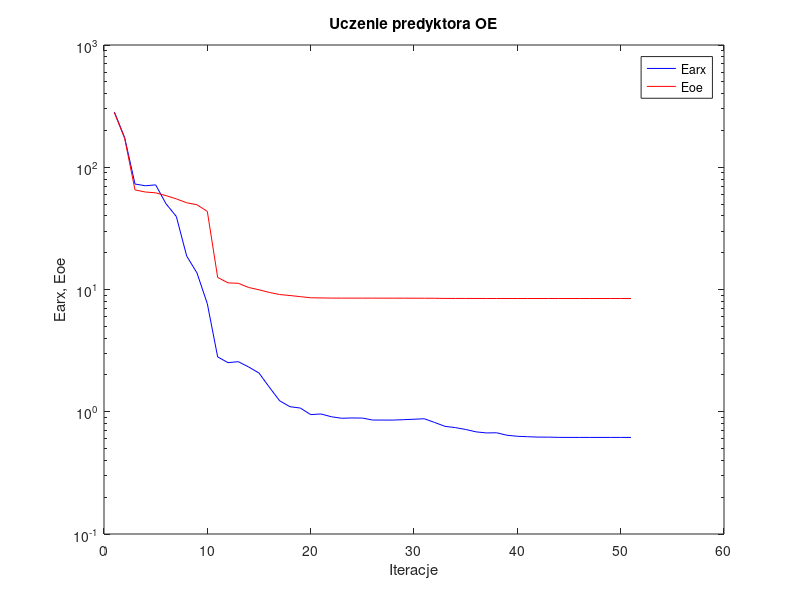
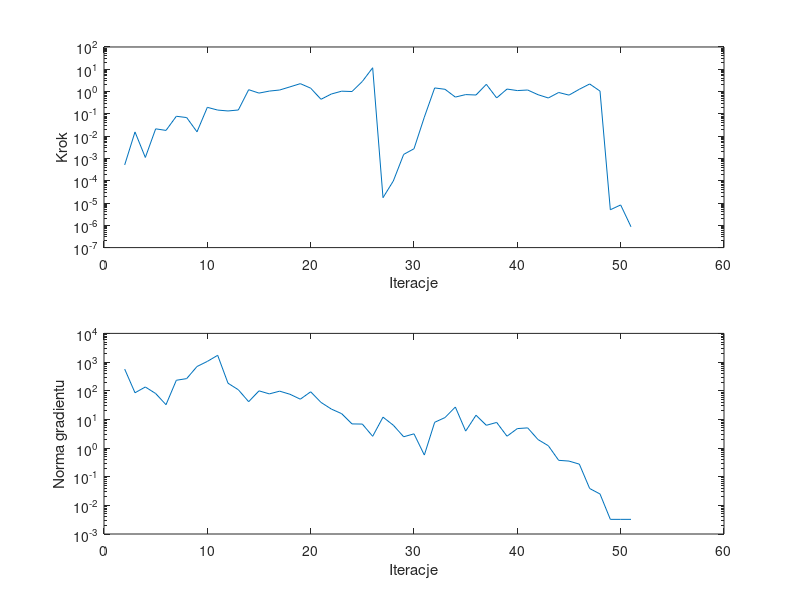

Recreate these plots in MATLAB, in order.
%uczenie predyktora oe
clear all;
n=0; farx(n+1)=2.832289e+002; foe(n+1)=2.803792e+002; wspucz(n+1)=0.000000e+000; ng(n+1)=0.000000e+000;
%odnowa zmiennej metryki
n=1; farx(n+1)=1.748098e+002; foe(n+1)=1.719925e+002; krok(n+1)=5.100741e-004; ng(n+1)=5.690497e+002;
n=2; farx(n+1)=7.291223e+001; foe(n+1)=6.525555e+001; krok(n+1)=1.542549e-002; ng(n+1)=8.476890e+001;
n=3; farx(n+1)=7.056322e+001; foe(n+1)=6.275004e+001; krok(n+1)=1.104943e-003; ng(n+1)=1.348230e+002;
n=4; farx(n+1)=7.176144e+001; foe(n+1)=6.177588e+001; krok(n+1)=2.128042e-002; ng(n+1)=7.971377e+001;
n=5; farx(n+1)=5.027307e+001; foe(n+1)=5.862575e+001; krok(n+1)=1.808357e-002; ng(n+1)=3.248772e+001;
n=6; farx(n+1)=3.957132e+001; foe(n+1)=5.510119e+001; krok(n+1)=7.791323e-002; ng(n+1)=2.314957e+002;
n=7; farx(n+1)=1.879047e+001; foe(n+1)=5.123235e+001; krok(n+1)=6.817447e-002; ng(n+1)=2.643578e+002;
n=8; farx(n+1)=1.364006e+001; foe(n+1)=4.933808e+001; krok(n+1)=1.559909e-002; ng(n+1)=6.989596e+002;
n=9; farx(n+1)=7.642483e+000; foe(n+1)=4.348799e+001; krok(n+1)=1.961845e-001; ng(n+1)=1.053325e+003;
n=10; farx(n+1)=2.808794e+000; foe(n+1)=1.255800e+001; krok(n+1)=1.478545e-001; ng(n+1)=1.718242e+003;
n=11; farx(n+1)=2.522627e+000; foe(n+1)=1.133663e+001; krok(n+1)=1.348264e-001; ng(n+1)=1.825837e+002;
n=12; farx(n+1)=2.568005e+000; foe(n+1)=1.123604e+001; krok(n+1)=1.490738e-001; ng(n+1)=1.079379e+002;
n=13; farx(n+1)=2.323559e+000; foe(n+1)=1.038829e+001; krok(n+1)=1.213034e+000; ng(n+1)=4.137140e+001;
n=14; farx(n+1)=2.074198e+000; foe(n+1)=9.947869e+000; krok(n+1)=8.535981e-001; ng(n+1)=9.890075e+001;
n=15; farx(n+1)=1.588469e+000; foe(n+1)=9.461594e+000; krok(n+1)=1.049915e+000; ng(n+1)=7.750195e+001;
n=16; farx(n+1)=1.228913e+000; foe(n+1)=9.095086e+000; krok(n+1)=1.174409e+000; ng(n+1)=9.642285e+001;
n=17; farx(n+1)=1.099557e+000; foe(n+1)=8.926552e+000; krok(n+1)=1.625559e+000; ng(n+1)=7.510378e+001;
n=18; farx(n+1)=1.072495e+000; foe(n+1)=8.741719e+000; krok(n+1)=2.262924e+000; ng(n+1)=5.061560e+001;
n=19; farx(n+1)=9.480891e-001; foe(n+1)=8.557191e+000; krok(n+1)=1.420334e+000; ng(n+1)=9.165017e+001;
n=20; farx(n+1)=9.592216e-001; foe(n+1)=8.532083e+000; krok(n+1)=4.498732e-001; ng(n+1)=3.907927e+001;
n=21; farx(n+1)=9.101022e-001; foe(n+1)=8.506654e+000; krok(n+1)=7.763546e-001; ng(n+1)=2.289690e+001;
n=22; farx(n+1)=8.846366e-001; foe(n+1)=8.503670e+000; krok(n+1)=1.040723e+000; ng(n+1)=1.581844e+001;
n=23; farx(n+1)=8.896730e-001; foe(n+1)=8.503064e+000; krok(n+1)=1.003200e+000; ng(n+1)=6.941371e+000;
n=24; farx(n+1)=8.879337e-001; foe(n+1)=8.502631e+000; krok(n+1)=2.845490e+000; ng(n+1)=6.854699e+000;
n=25; farx(n+1)=8.554518e-001; foe(n+1)=8.498357e+000; krok(n+1)=1.169631e+001; ng(n+1)=2.565295e+000;
%odnowa zmiennej metryki
n=26; farx(n+1)=8.550888e-001; foe(n+1)=8.497948e+000; krok(n+1)=1.736589e-005; ng(n+1)=1.196164e+001;
n=27; farx(n+1)=8.551153e-001; foe(n+1)=8.497090e+000; krok(n+1)=9.776439e-005; ng(n+1)=6.248491e+000;
n=28; farx(n+1)=8.615825e-001; foe(n+1)=8.495306e+000; krok(n+1)=1.516318e-003; ng(n+1)=2.470100e+000;
n=29; farx(n+1)=8.685811e-001; foe(n+1)=8.490607e+000; krok(n+1)=2.716773e-003; ng(n+1)=3.128204e+000;
n=30; farx(n+1)=8.766660e-001; foe(n+1)=8.486313e+000; krok(n+1)=7.115888e-002; ng(n+1)=5.684244e-001;
n=31; farx(n+1)=8.169180e-001; foe(n+1)=8.478302e+000; krok(n+1)=1.454604e+000; ng(n+1)=7.908576e+000;
n=32; farx(n+1)=7.596453e-001; foe(n+1)=8.455895e+000; krok(n+1)=1.265766e+000; ng(n+1)=1.155553e+001;
n=33; farx(n+1)=7.417289e-001; foe(n+1)=8.451277e+000; krok(n+1)=5.657309e-001; ng(n+1)=2.700946e+001;
n=34; farx(n+1)=7.163668e-001; foe(n+1)=8.449521e+000; krok(n+1)=7.310195e-001; ng(n+1)=3.895605e+000;
n=35; farx(n+1)=6.848720e-001; foe(n+1)=8.447269e+000; krok(n+1)=7.011953e-001; ng(n+1)=1.393903e+001;
n=36; farx(n+1)=6.711230e-001; foe(n+1)=8.443441e+000; krok(n+1)=2.112541e+000; ng(n+1)=6.211806e+000;
n=37; farx(n+1)=6.729443e-001; foe(n+1)=8.442650e+000; krok(n+1)=5.183452e-001; ng(n+1)=7.818957e+000;
n=38; farx(n+1)=6.423401e-001; foe(n+1)=8.441579e+000; krok(n+1)=1.296088e+000; ng(n+1)=2.583011e+000;
n=39; farx(n+1)=6.301043e-001; foe(n+1)=8.441245e+000; krok(n+1)=1.106940e+000; ng(n+1)=4.766057e+000;
n=40; farx(n+1)=6.248743e-001; foe(n+1)=8.441037e+000; krok(n+1)=1.174409e+000; ng(n+1)=5.050149e+000;
n=41; farx(n+1)=6.203684e-001; foe(n+1)=8.440986e+000; krok(n+1)=7.238598e-001; ng(n+1)=1.975728e+000;
n=42; farx(n+1)=6.199259e-001; foe(n+1)=8.440973e+000; krok(n+1)=5.154350e-001; ng(n+1)=1.201174e+000;
n=43; farx(n+1)=6.173012e-001; foe(n+1)=8.440967e+000; krok(n+1)=9.089030e-001; ng(n+1)=3.720986e-001;
n=44; farx(n+1)=6.167731e-001; foe(n+1)=8.440966e+000; krok(n+1)=6.930078e-001; ng(n+1)=3.503648e-001;
n=45; farx(n+1)=6.166432e-001; foe(n+1)=8.440966e+000; krok(n+1)=1.268105e+000; ng(n+1)=2.740981e-001;
n=46; farx(n+1)=6.165653e-001; foe(n+1)=8.440965e+000; krok(n+1)=2.192737e+000; ng(n+1)=3.866655e-002;
n=47; farx(n+1)=6.166127e-001; foe(n+1)=8.440965e+000; krok(n+1)=1.051310e+000; ng(n+1)=2.491746e-002;
n=48; farx(n+1)=6.166127e-001; foe(n+1)=8.440965e+000; krok(n+1)=4.980372e-006; ng(n+1)=3.243557e-003;
n=49; farx(n+1)=6.166127e-001; foe(n+1)=8.440965e+000; krok(n+1)=8.199957e-006; ng(n+1)=3.243540e-003;
n=50; farx(n+1)=6.166127e-001; foe(n+1)=8.440965e+000; krok(n+1)=8.584111e-007; ng(n+1)=3.243514e-003;

figure; semilogy(farx,'b'); hold on; semilogy(foe,'r'); xlabel('Iteracje'); ylabel('Earx, Eoe'); legend('Earx','Eoe'); title('Uczenie predyktora OE');
figure; subplot(2,1,1); semilogy(krok); xlabel('Iteracje'); ylabel('Krok');
subplot(2,1,2); semilogy(ng); xlabel('Iteracje'); ylabel('Norma gradientu');
Earx=farx(n+1)
Eoe=foe(n+1)
